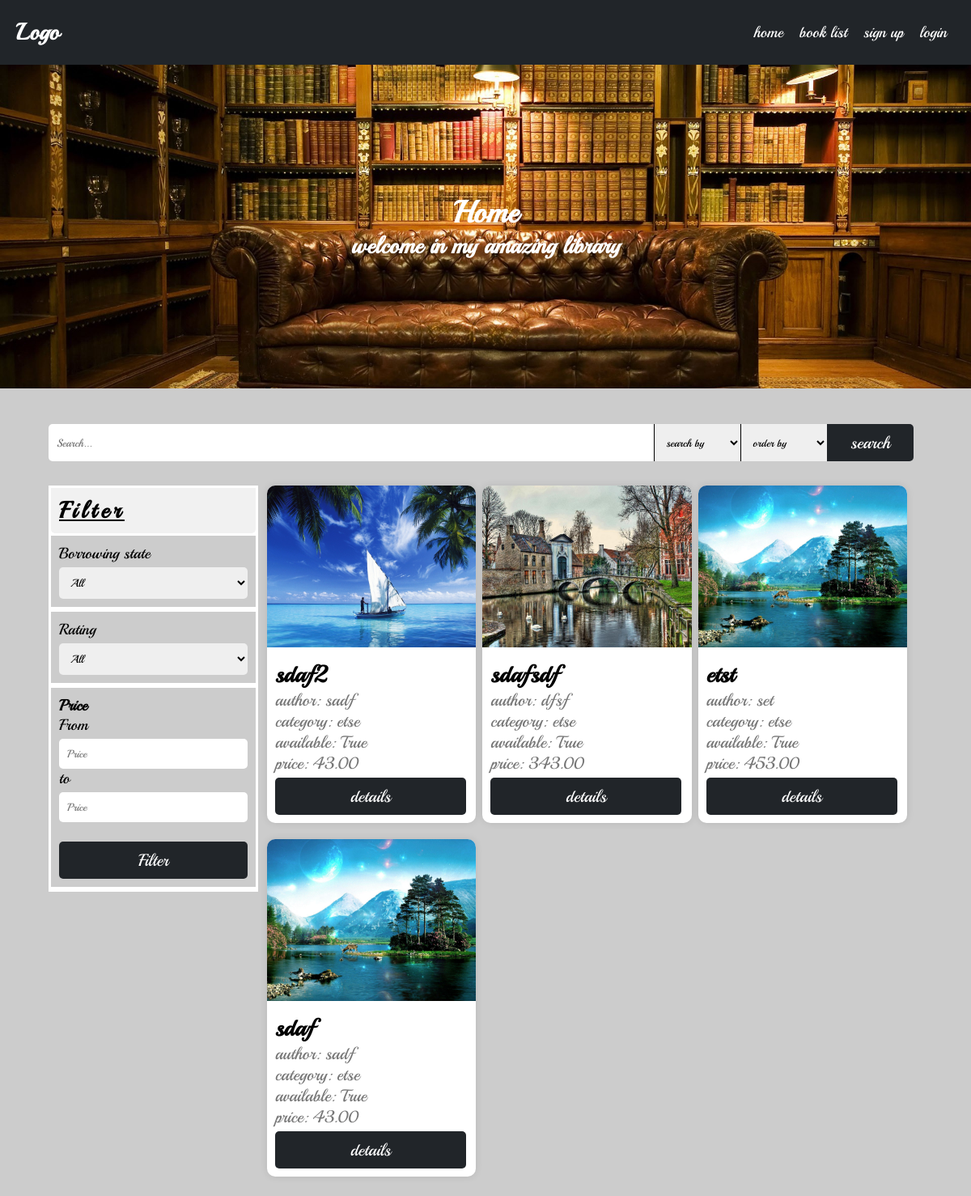
The app's page /books/list/, older data.
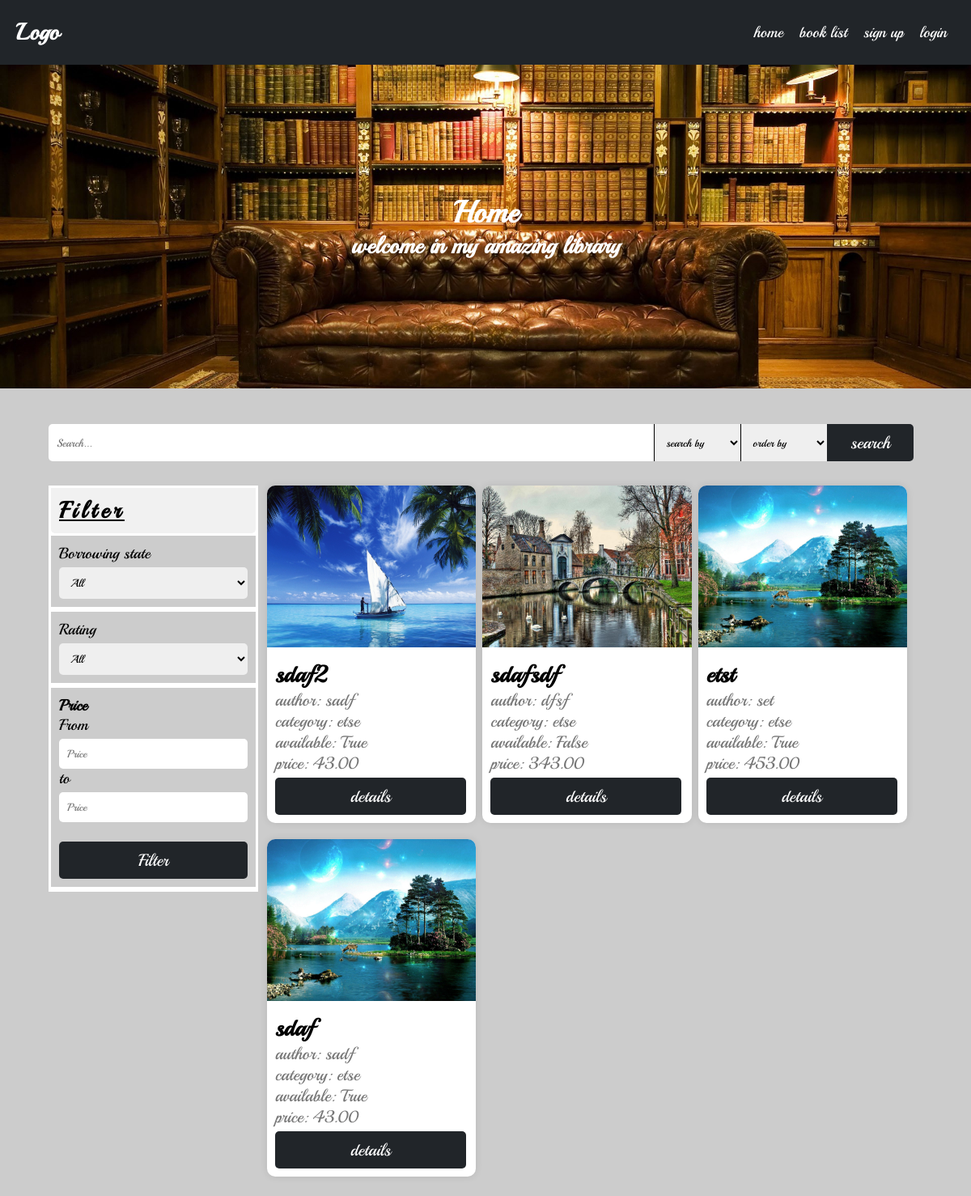
The same page, newer data.
### books/models.py (models this page shows, shortened)
class Book(BasicModel):
    uploaded_by = models.ForeignKey(User, on_delete=models.CASCADE, related_name='books')
    category = models.ForeignKey(Category, on_delete=models.CASCADE, related_name='books')
    viewers = models.ManyToManyField(User, through=Viewers, related_name='viewed_books')
    title = models.CharField(max_length=100)
    author = models.CharField(max_length=100)
    price = models.DecimalField(max_digits=5, decimal_places=2)
    description = models.TextField()
    borrower = models.ForeignKey(User, on_delete=models.SET_NULL, related_name='borrowed_books', null=True, blank=True)
    objects = BookManager()
    @property
    def is_borrowed(self):
        return self.borrower is not None
    class Meta:
        verbose_name = 'Book'
        verbose_name_plural = 'Books'

class BookImage(BasicModel):
    image = models.ImageField(upload_to=book_cover_path, null=True, blank=True)
    book = models.OneToOneField(Book, on_delete=models.CASCADE, related_name='image', null=True, blank=True)
    class Meta:
        verbose_name = 'Book Image'
        verbose_name_plural = 'Book Images'
    @property
    def url(self):
        return self.image.url

### categories/models.py (models this page shows)
class Category(BasicModel):
    title = models.CharField(max_length=100)
    class Meta:
        verbose_name = 'Category'
        verbose_name_plural = 'Categories'
    def __str__(self):
        return self.title

### books/views.py (the view, shortened to what this page needs)
# urls.py: path('list/', views.BookListView.as_view(), name='book_list'),
class BookListView(ListView):
    queryset = Book.objects.active()
    context_object_name = 'books'
    def get_queryset(self):
        queryset = self.queryset
        queryset = self.apply_search(queryset)
        queryset = self.apply_filter(queryset)
        queryset = self.apply_ordering(queryset)
        return queryset
    def apply_ordering(self, queryset):
        ordering = self.request.GET.get('order_by', '?')
        if ordering == 'price_desc':
            queryset = queryset.order_by('-price')
        elif ordering == 'price_acs':
            queryset = queryset.order_by('price')
        elif ordering == 'rating_desc':
            queryset = queryset.order_by('-rating')
        elif ordering == 'rating_acs':
            queryset = queryset.order_by('rating')
        elif ordering == 'views_desc':
            queryset = queryset.order_by('-views')
        elif ordering == 'views_acs':
            queryset = queryset.order_by('views')
        elif ordering == 'time_desc':
            queryset = queryset.order_by('-created_at')
        elif ordering == 'time_acs':
            queryset = queryset.order_by('created_at')
        else:
            queryset = queryset.order_by('?')
        return queryset
    def apply_search(self, queryset):
        q = self.request.GET.get('q', '')
        search_by = self.request.GET.get('search_by', 'all')
        if not q:
            return queryset
    def apply_filter(self, queryset):
        available = self.request.GET.get('available', '')
        rating = self.request.GET.get('rating', '')
        price_from = self.request.GET.get('price_from', 0)
        price_to = self.request.GET.get('price_to', 100000000000000000000)
        if available != '' and available:
            queryset = queryset.filter(borrower=None)
        if price_from < price_to:
            queryset = queryset.filter(price__range=(price_from, price_to))
        return queryset
    def get_context_data(self, **kwargs):
        context = super().get_context_data(**kwargs)
        context['q'] = self.request.GET.get('q', '')
        context['search_by'] = self.request.GET.get('search_by', 'all')
        context['available'] = self.request.GET.get('available', '')
        context['rating'] = int(self.request.GET.get('rating', 0))
        context['price_from'] = self.request.GET.get('price_from', '')
        context['price_to'] = self.request.GET.get('price_to', '')
        context['order_by'] = self.request.GET.get('order_by', '')
        return context

### books/templatetags/custom_filters.py (called while the page is built)
@register.filter( name='not' )
def not_gate(value):
    return not value

@register.filter( name='my_range')
def my_range(value):
    return range(1,value+1)

### templates/books/book_list.html (shortened to what this page needs)
{% extends "base.html" %}
{% load custom_filters %}
{% load static %}
{% block content %}
<div class="container">
    <div class="row">
        <form class="col-12 search-box">
            <input name="q"  placeholder="Search..." type="search" id="search" value="{{q}}">
            <select name="search_by" id="search_by">
                <option value="all" {% if search_by == 'all' %} selected {% endif %}>search by</option>
            </select>
             <select name="order_by" id="order_by">
                <option value="all" {% if order_by == 'all' %} selected {% endif %}>order by</option>
            </select>
            <button class="btn-1 btn-dark"> search</button>
        </form>
    </div>
    <div class="row" >
        <div class="col-3 filter-box-parent">
            <h3 class="header">Filter</h3>
            <div class="filter-box w-100">
                <form id="filter_form" class="form">
                        <div class="input-container">
                            <label for="available">Borrowing state</label>
                            <select name="available" id="available" class="form-control" class="input">
                                <option value="">All</option>
                            </select>
                        </div>
                        <div class="input-container">
                            <label for="rating">Rating</label>
                            <select name="rating" id="rating" class="form-control" class="input">
                                <option value="0">All</option>
                            </select>
                        </div>
                        <div class="input-container">
                            <h4>Price</h4>
                            <label for="price_from">From</label>
                            <input type="number" name="price_from" id="price_from" class="form-control" placeholder="Price" class="input" value="{{price_from}}" min="0">
                            <label for="price_to">to</label>
                            <input type="number" name="price_to" id="price_to" class="form-control" placeholder="Price" class="input" value="{{price_to}}" min="0">
                            <button class="btn-6 btn-dark" style="margin-top: 24px">Filter</button>
                        </div>
                </form>
            </div>
        </div>
        <div class="col-9">
            <div class="row " id="book_list_user">
            {% for book in books %}
            <div class="col-12 col-sm-6 col-md-4">
                <div class="card">
                    <img src={{book.image.url}} alt="book image">
                    <div class="card-body">
                        <h2 class="card-title">{{book.title}}</h2>
                        <span>author: {{book.author}}</span>
                        <span>category: {{book.category}}</span>
                        <span>available: {{book.is_borrowed|not}}</span>
                        <span>price: {{book.price}}</span>
                        <div class="row w-100">
                            <div class="col-12 text-center">
                                <button class="btn-6 btn-dark" onclick="urlRedirect(`{% url 'book_details' book.slug %}`)">
                                    details
                                </button>
                            </div>
                        </div>
                    </div>
                </div>
            </div>
            {% endfor %}
        </div>
            </div>
    </div>
</div>
{% endblock %}

Row changes from the older to the newer data that the page shows:
changed Book "sdafsdf": is_borrowed|not "True" → "False"
